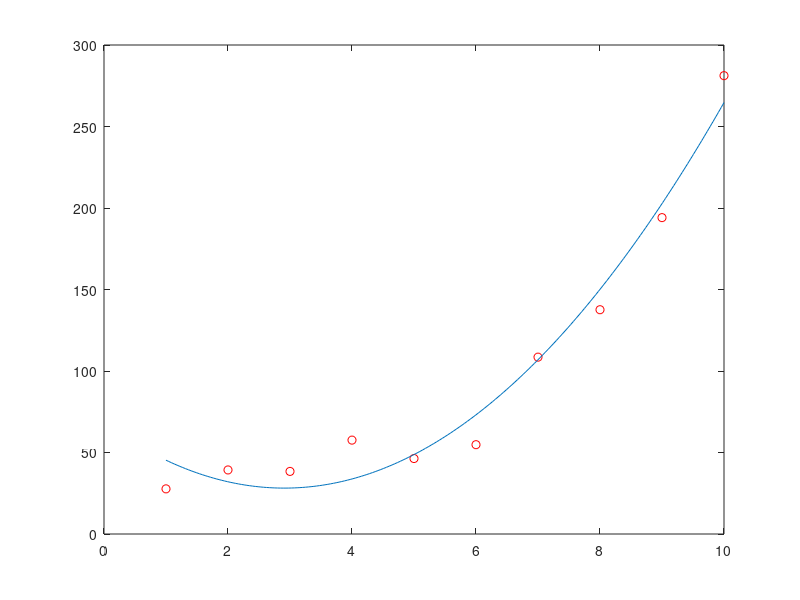

This figure's MATLAB source:
%fits a quadratic polynomial to a given set of data
x=(1:10)';
y=[27.7 39.3 38.4 57.6 46.3 54.8 108.5 137.6 194.1 281.2]';
p=polyfit(x,y,2)
plot(x,y,'ro')
hold on
xx=linspace(1,10,201)';
plot(xx,polyval(p,xx))
print('qp.eps','-deps')